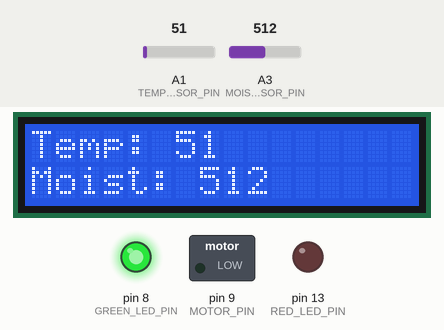
Bench run of a sketch on a simulated Arduino Uno, built with avr-gcc and run on an emulated ATmega328P. On the bench: 16×2 character LCD, switched loads named in the sketch (green lamp = pin HIGH), output pins drawn as LEDs (lit = HIGH). Inputs (shaded band) come from the test bench; at power-on: A3 (MOISTURE_SENSOR_PIN) = 512, A1 (TEMP_SENSOR_PIN) = 51.

Above: at 1.2 s.
1.3 s: A3 (MOISTURE_SENSOR_PIN) set to 312
At 3.2 s:
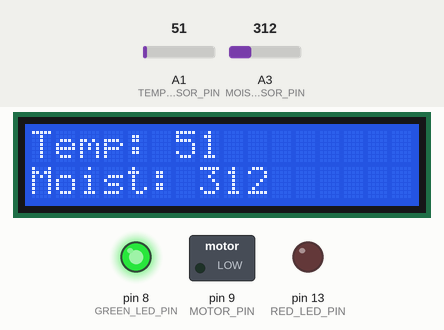
3.5 s: A3 (MOISTURE_SENSOR_PIN) set to 286
At 5.0 s:
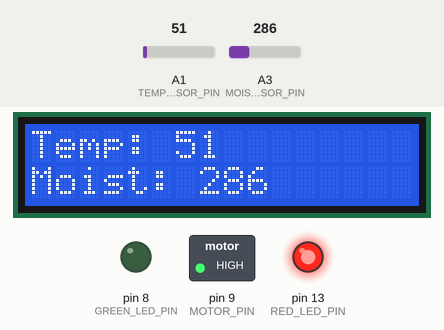
5.5 s: A1 (TEMP_SENSOR_PIN) set to 61
At 6.8 s:
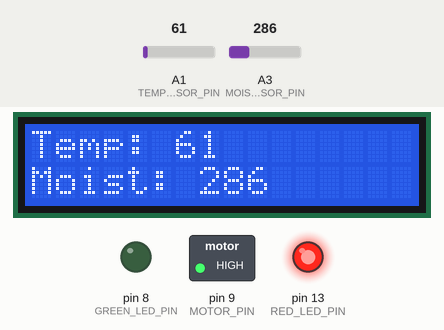
7.5 s: A1 (TEMP_SENSOR_PIN) set to 71
At 8.6 s:
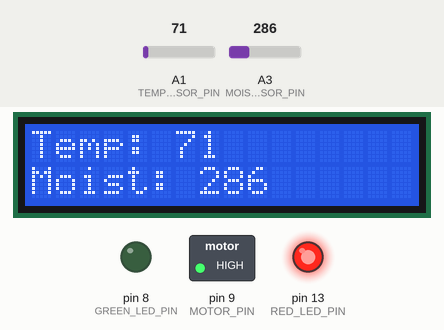
9.5 s: A1 (TEMP_SENSOR_PIN) set to 86
At 11.2 s:
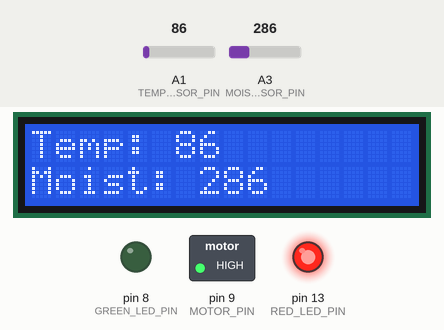
11.5 s: A3 (MOISTURE_SENSOR_PIN) set to 306
At 13.2 s:
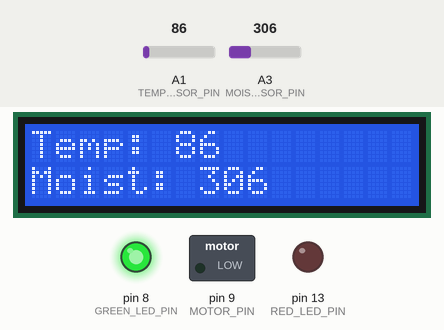
Timing chart, 0 to 14.6 s (numbered marks = the images above; inputs shaded):
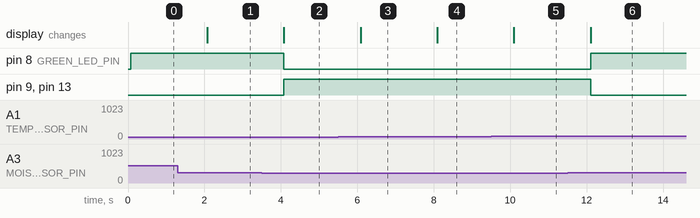

The sketch:

smart_irrigation_system.ino
```cpp
#include <LiquidCrystal.h>

// Define pin numbers
int RED_LED_PIN = 13;
int GREEN_LED_PIN = 8;
int MOTOR_PIN = 9;
int MOISTURE_SENSOR_PIN = A3;
int TEMP_SENSOR_PIN = A1;

// Initialize the LCD with the pins connected to the display
LiquidCrystal lcd(12, 11, 5, 4, 3, 2);

void setup() {
  // Set pin modes
  pinMode(RED_LED_PIN, OUTPUT);
  pinMode(GREEN_LED_PIN, OUTPUT);
  pinMode(MOTOR_PIN, OUTPUT);
  pinMode(TEMP_SENSOR_PIN, INPUT);
  pinMode(MOISTURE_SENSOR_PIN, INPUT);

  // Initialize the LCD
  lcd.begin(16, 2);
}

void loop() {
  // Read sensor values
  int temperature = analogRead(TEMP_SENSOR_PIN);
  int moisture = analogRead(MOISTURE_SENSOR_PIN);

  // Display the temperature and moisture
  lcd.setCursor(0, 0);
  lcd.print("Temp: ");
  lcd.print(temperature);

  lcd.setCursor(0, 1);
  lcd.print("Moist: ");
  lcd.print(moisture);

  // Control LEDs and motor based on sensor values
  if (moisture < 300 && temperature < 300) {
    // If moisture is low, turn on red LED and motor
    digitalWrite(RED_LED_PIN, HIGH);
    digitalWrite(GREEN_LED_PIN, LOW);
    digitalWrite(MOTOR_PIN, HIGH);
  } else {
    // If moisture is sufficient, turn on green LED and turn off motor
    digitalWrite(RED_LED_PIN, LOW);
    digitalWrite(GREEN_LED_PIN, HIGH);
    digitalWrite(MOTOR_PIN, LOW);
  }

  delay(1000); // Optional: delay to make the LCD more readable
}
```

Measured:
- the behaviour switches between 300 and 299 on A3 (MOISTURE_SENSOR_PIN) (found by bisection; images 1 and 2)
- after the input at 1.3 s, the display: changes after 0.77 s (image 1)
- after the input at 3.5 s, pin 8 (GREEN_LED_PIN): HIGH → LOW after 0.58 s; pin 9 (MOTOR_PIN), pin 13 (RED_LED_PIN): LOW → HIGH after 0.58 s; the display: changes after 0.58 s (image 2)
- after the input at 5.5 s, the display: changes after 0.58 s (image 3)
- after the input at 7.5 s, the display: changes after 0.59 s (image 4)
- after the input at 9.5 s, the display: changes after 0.60 s (image 5)
- after the input at 11.5 s, pin 8 (GREEN_LED_PIN): LOW → HIGH after 0.60 s; pin 9 (MOTOR_PIN), pin 13 (RED_LED_PIN): HIGH → LOW after 0.60 s; the display: changes after 0.60 s (image 6)
